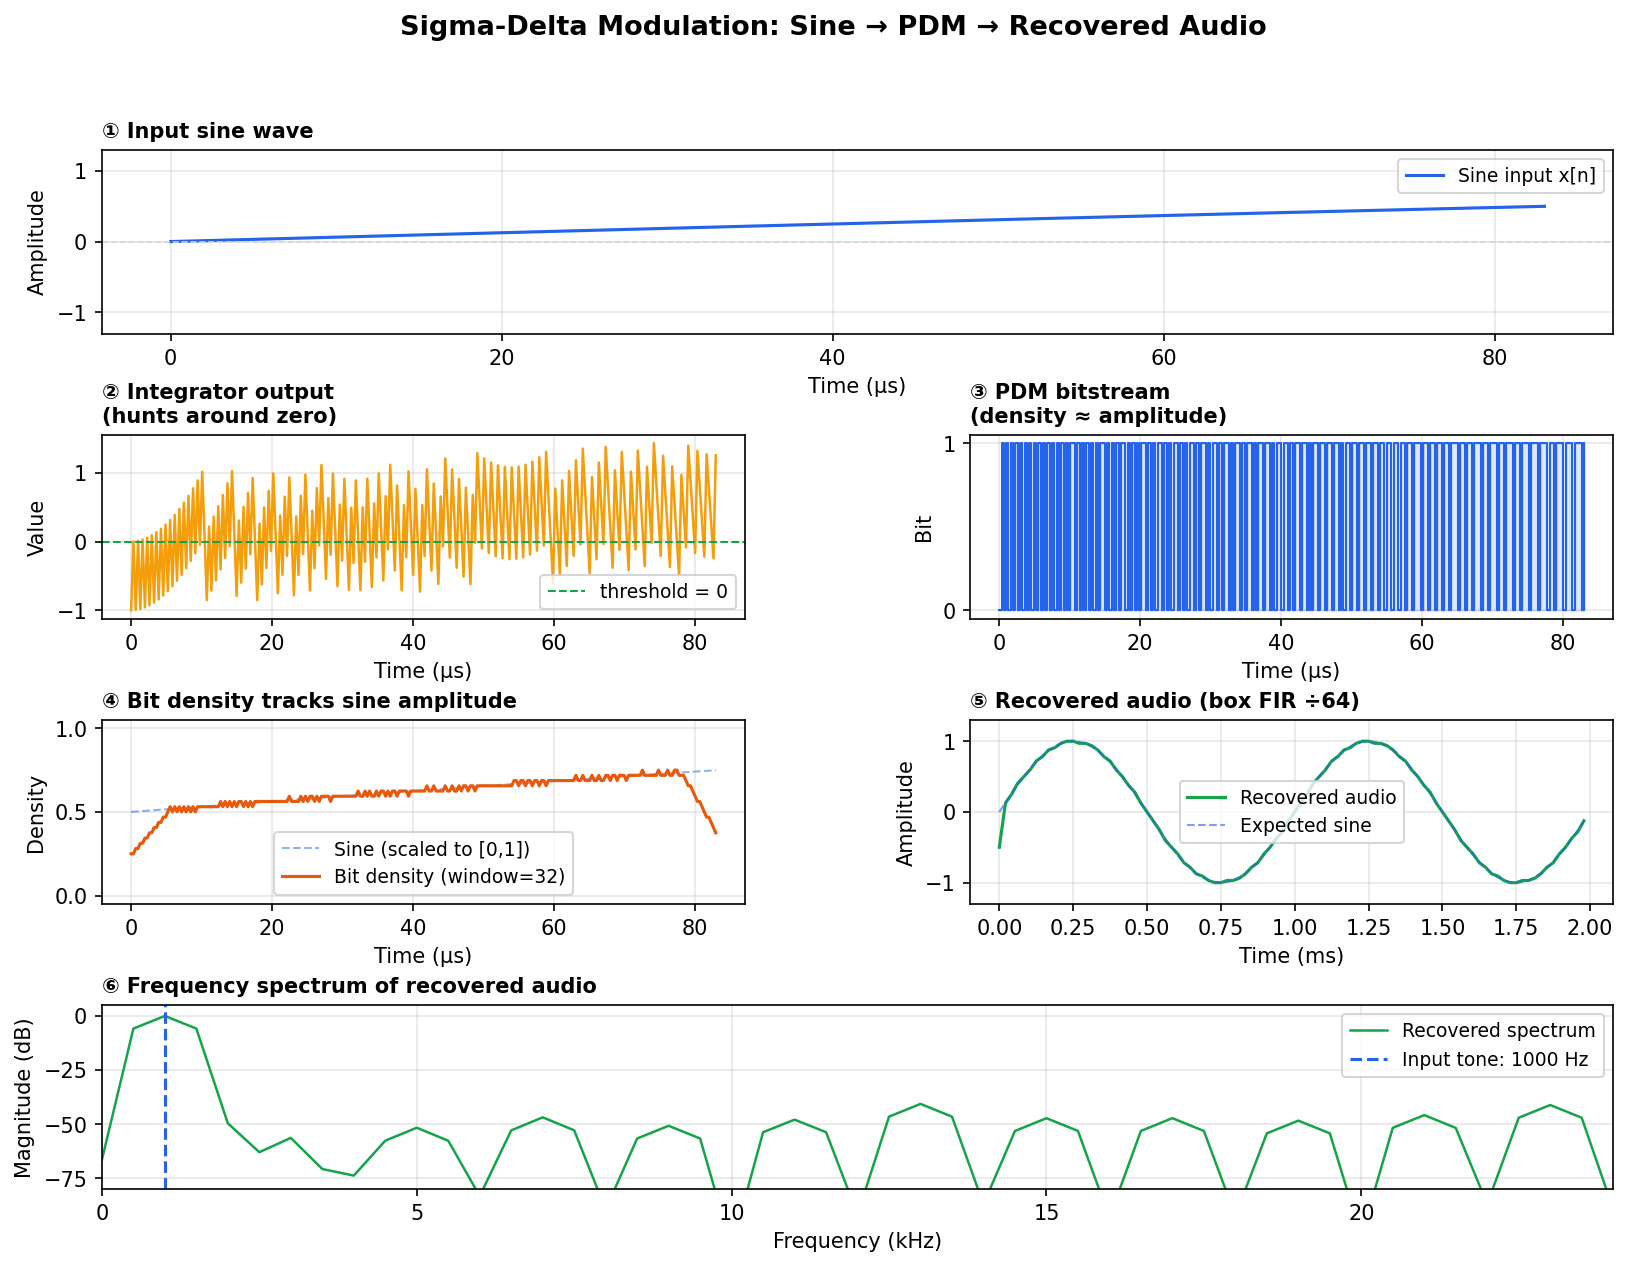

This figure's Python source:
"""
pdm_sigma_delta.py
==================
Understand how a sine wave becomes a PDM (1-bit) stream,
and how to recover audio back from it using a simple FIR filter.

Sections:
  1. Sigma-delta modulator: sine → bitstream
  2. Visualise the bitstream vs input
  3. Decimate with a simple box FIR (moving average)
  4. Show frequency spectrum: input vs recovered audio

Run:
  pip install numpy matplotlib
  python pdm_sigma_delta.py
"""

import numpy as np
import matplotlib.pyplot as plt
import matplotlib.gridspec as gridspec

# ─────────────────────────────────────────────
# Parameters
# ─────────────────────────────────────────────
PDM_RATE   = 3_072_000   # PDM clock rate  (Hz)
AUDIO_RATE =    48_000   # target audio rate (Hz)
DECIMATE   = PDM_RATE // AUDIO_RATE   # = 64
DURATION   = 0.002       # seconds to simulate (2 ms → 6144 PDM samples)
FREQ       = 1_000       # sine wave frequency (Hz)

N = int(PDM_RATE * DURATION)   # total PDM samples
t = np.arange(N) / PDM_RATE    # time axis (seconds)

print(f"PDM rate      : {PDM_RATE:,} Hz")
print(f"Audio rate    : {AUDIO_RATE:,} Hz")
print(f"Decimation    : {DECIMATE}×")
print(f"Samples       : {N:,} PDM → {N // DECIMATE:,} audio")

# ─────────────────────────────────────────────
# 1. Sigma-Delta Modulator
#    Each step:
#      error      = input_sample - feedback
#      integrator += error
#      bit         = 1 if integrator >= 0 else 0
#      feedback    = +1 if bit == 1 else -1
# ─────────────────────────────────────────────
sine_in    = np.sin(2 * np.pi * FREQ * t)   # normalised to [-1, +1]

integrator = 0.0
feedback   = 1.0
bits       = np.zeros(N, dtype=np.int8)
intg_trace = np.zeros(N)                     # save integrator for plotting

for i in range(N):
    error       = sine_in[i] - feedback
    integrator += error
    bit         = 1 if integrator >= 0 else 0
    feedback    = 1.0 if bit else -1.0
    bits[i]     = bit
    intg_trace[i] = integrator

print(f"\nBit density (mean of bits): {bits.mean():.4f}  "
      f"(sine mean is {sine_in.mean():.4f} — should be close to 0)")

# ─────────────────────────────────────────────
# 2. Recover audio: decimate with box FIR
#    Box filter = moving average over R=64 bits.
#    This is the simplest possible CIC (1 stage).
#    Output = sum of 64 bits, then keep every 64th value.
#
#    A real system would use a 5-stage CIC then a
#    compensation FIR, but the box filter is enough
#    to see the sine come back.
# ─────────────────────────────────────────────
R = DECIMATE   # 64

# np.convolve with a box kernel, then downsample
box_kernel   = np.ones(R) / R              # length-64, uniform weights
filtered     = np.convolve(bits.astype(float), box_kernel, mode='same')
audio_out    = filtered[::R]               # keep every R-th sample
t_audio      = np.arange(len(audio_out)) / AUDIO_RATE

# Scale: bits are 0/1 so mean is 0.5, integrator midpoint is 0.
# The output swings around 0.5; centre and rescale to [-1, +1].
audio_out = (audio_out - 0.5) * 2.0

# ─────────────────────────────────────────────
# 3. Plot everything
# ─────────────────────────────────────────────
SHOW = 256   # how many PDM samples to display in the bit plots

fig = plt.figure(figsize=(13, 9))
fig.suptitle("Sigma-Delta Modulation: Sine → PDM → Recovered Audio",
             fontsize=13, fontweight='bold')

gs = gridspec.GridSpec(4, 2, figure=fig, hspace=0.55, wspace=0.35)

# ── Panel A: input sine (first SHOW samples) ──
ax0 = fig.add_subplot(gs[0, :])
ax0.plot(t[:SHOW] * 1e6, sine_in[:SHOW], color='#2563eb', lw=1.5, label='Sine input x[n]')
ax0.axhline(0, color='#d1d5db', lw=0.8, ls='--')
ax0.set_title('① Input sine wave', loc='left', fontsize=10, fontweight='bold')
ax0.set_ylabel('Amplitude')
ax0.set_xlabel('Time (µs)')
ax0.set_ylim(-1.3, 1.3)
ax0.legend(fontsize=9)
ax0.grid(True, alpha=0.3)

# ── Panel B: integrator trace ──
ax1 = fig.add_subplot(gs[1, 0])
ax1.plot(t[:SHOW] * 1e6, intg_trace[:SHOW], color='#f59e0b', lw=1.2)
ax1.axhline(0, color='#16a34a', lw=1, ls='--', label='threshold = 0')
ax1.set_title('② Integrator output\n(hunts around zero)', loc='left', fontsize=10, fontweight='bold')
ax1.set_ylabel('Value')
ax1.set_xlabel('Time (µs)')
ax1.legend(fontsize=9)
ax1.grid(True, alpha=0.3)

# ── Panel C: PDM bitstream ──
ax2 = fig.add_subplot(gs[1, 1])
ax2.step(t[:SHOW] * 1e6, bits[:SHOW], color='#2563eb', lw=1, where='post')
ax2.fill_between(t[:SHOW] * 1e6, bits[:SHOW], step='post',
                 alpha=0.15, color='#2563eb')
ax2.set_title('③ PDM bitstream\n(density ≈ amplitude)', loc='left', fontsize=10, fontweight='bold')
ax2.set_yticks([0, 1])
ax2.set_ylabel('Bit')
ax2.set_xlabel('Time (µs)')
ax2.grid(True, alpha=0.3)

# ── Panel D: local bit density (sliding window) ──
ax3 = fig.add_subplot(gs[2, 0])
window = 32
density = np.convolve(bits[:SHOW].astype(float),
                      np.ones(window)/window, mode='same')
ax3.plot(t[:SHOW] * 1e6, sine_in[:SHOW] * 0.5 + 0.5,
         color='#2563eb', lw=1, ls='--', alpha=0.5, label='Sine (scaled to [0,1])')
ax3.plot(t[:SHOW] * 1e6, density,
         color='#ea580c', lw=1.5, label=f'Bit density (window={window})')
ax3.set_title('④ Bit density tracks sine amplitude', loc='left', fontsize=10, fontweight='bold')
ax3.set_ylabel('Density')
ax3.set_xlabel('Time (µs)')
ax3.set_ylim(-0.05, 1.05)
ax3.legend(fontsize=9)
ax3.grid(True, alpha=0.3)

# ── Panel E: recovered audio ──
ax4 = fig.add_subplot(gs[2, 1])
ax4.plot(t_audio * 1e3, audio_out, color='#16a34a', lw=1.5, label='Recovered audio')
# overlay expected sine at audio rate
t_ref = np.arange(len(audio_out)) / AUDIO_RATE
ax4.plot(t_ref * 1e3, np.sin(2 * np.pi * FREQ * t_ref),
         color='#2563eb', lw=1, ls='--', alpha=0.6, label='Expected sine')
ax4.set_title('⑤ Recovered audio (box FIR ÷64)', loc='left', fontsize=10, fontweight='bold')
ax4.set_ylabel('Amplitude')
ax4.set_xlabel('Time (ms)')
ax4.set_ylim(-1.3, 1.3)
ax4.legend(fontsize=9)
ax4.grid(True, alpha=0.3)

# ── Panel F: frequency spectrum comparison ──
ax5 = fig.add_subplot(gs[3, :])
# FFT of recovered audio
fft_out  = np.abs(np.fft.rfft(audio_out * np.hanning(len(audio_out))))
fft_freq = np.fft.rfftfreq(len(audio_out), 1 / AUDIO_RATE)
fft_db   = 20 * np.log10(fft_out / fft_out.max() + 1e-12)

ax5.plot(fft_freq / 1000, fft_db, color='#16a34a', lw=1.2, label='Recovered spectrum')
ax5.axvline(FREQ / 1000, color='#2563eb', lw=1.5, ls='--',
            label=f'Input tone: {FREQ} Hz')
ax5.set_title('⑥ Frequency spectrum of recovered audio', loc='left', fontsize=10, fontweight='bold')
ax5.set_xlabel('Frequency (kHz)')
ax5.set_ylabel('Magnitude (dB)')
ax5.set_xlim(0, AUDIO_RATE / 2000)
ax5.set_ylim(-80, 5)
ax5.legend(fontsize=9)
ax5.grid(True, alpha=0.3)

import os
out_path = os.path.join(os.path.dirname(os.path.abspath(__file__)), 'pdm_sigma_delta.png')
plt.savefig(out_path, dpi=150, bbox_inches='tight')
print(f"\nPlot saved to {out_path}")


# ─────────────────────────────────────────────
# Quick numpy one-liner version (for reference)
# ─────────────────────────────────────────────
print("\n── Minimal sigma-delta in 8 lines ──")
print("""
intg, fb = 0.0, 1.0
bits = []
for x in sine_samples:
    intg += x - fb          # accumulate error
    bit   = int(intg >= 0)  # compare to zero
    fb    = 1.0 if bit else -1.0
    bits.append(bit)
""")
